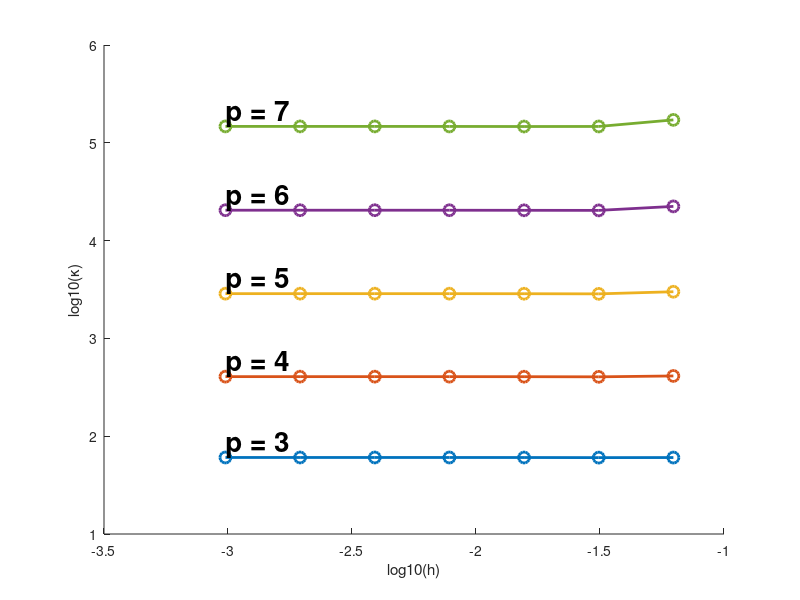
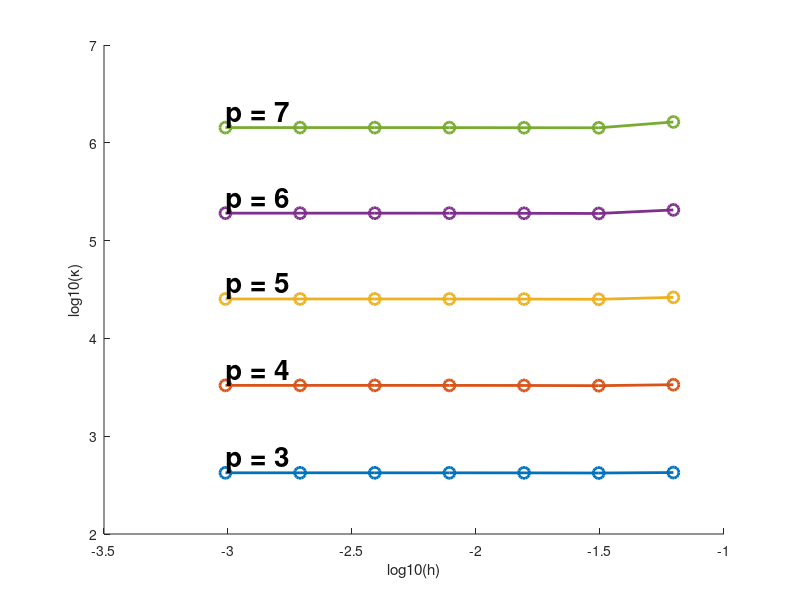

The MATLAB script that drew these images, in order:
clear;
clc;
close all;

p_vals     = [3 4 5 6 7];
nElemX_vec = [16 32 64 128 256 512 1024];
hh = nElemX_vec./nElemX_vec./nElemX_vec;
loghh = log10(hh);

kappa_full_mat = [
     60.5003622,    60.3974355,    60.5468206,    60.5845103,    60.5937839,    60.5960838,    60.5966564;
    413.0758790,   404.6447060,   405.9656530,   406.3525870,   406.4468510,   406.4701100,   406.4758860;
   3000.6016160,  2853.8775180,  2863.1638960,  2866.8753850,  2867.7713000,  2867.9912340,  2868.0457190;
  22373.9648380, 20370.0343240, 20408.2261290, 20441.9063720, 20449.9762340, 20451.9469210, 20452.4338530;
 171498.5060970,146940.7072690,146722.0057250,147016.8908010,147087.2842810,147104.3833670,147108.5974050;
];
log_kappa_full_mat = log10(kappa_full_mat);

kappa_iga_mat = [
   425.061724,   420.378988,   421.754162,   422.270214,   422.398558,   422.430508,   422.438478;
  3361.016769,  3287.130826,  3302.881076,  3308.049253,  3309.319084,  3309.633581,  3309.711834;
 26288.872424, 25116.732923, 25247.211060, 25295.640045, 25307.418756, 25310.320376, 25311.040427;
 205876.611184,189409.780430,190251.946257,190686.715992,190791.471796,190817.134788,190823.485571;
1633835.840000,1423354.800000,1426265.110000,1430063.690000,1430971.940000,1431193.170000,1431247.760000;
];
log_kappa_iga_mat = log10(kappa_iga_mat);

figure(1)
hold on;
for pp = 1:length(p_vals)
    plot(loghh, log_kappa_full_mat(pp,:), 'o-', 'LineWidth', 2, 'MarkerSize', 8);
    text(loghh(end), log_kappa_full_mat(pp, end), ['p = ' num2str(p_vals(pp))], ...
        'VerticalAlignment', 'bottom', 'HorizontalAlignment', 'left', 'FontSize', 20, 'FontWeight', 'bold');
end
xlabel('log10(h)');
ylabel('log10(\kappa)');

figure(2)
hold on;
for pp = 1:length(p_vals)
    plot(loghh, log_kappa_iga_mat(pp,:), 'o-', 'LineWidth', 2, 'MarkerSize', 8);
    text(loghh(end), log_kappa_iga_mat(pp, end), ['p = ' num2str(p_vals(pp))], ...
        'VerticalAlignment', 'bottom', 'HorizontalAlignment', 'left', 'FontSize', 20, 'FontWeight', 'bold');
end
xlabel('log10(h)');
ylabel('log10(\kappa)');